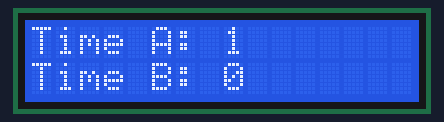
Bench run of a sketch on a simulated Arduino Uno, built with avr-gcc and run on an emulated ATmega328P. Parts: 16×2 character LCD. What the sketch prints to the serial monitor is not drawn.

Above: at 0.1 s.
At 1.3 s:
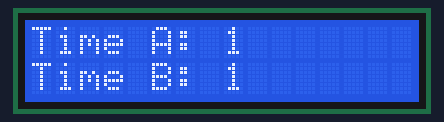
At 2.4 s:
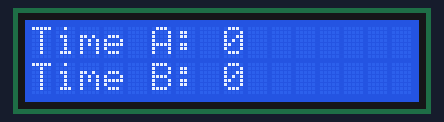

Measured:
- what the display in image 1 shows lasts 1.2 s, from 1.2 s to 2.4 s

The sketch:

testes.ino
```cpp
// Esse arquivo simula os eventos sem precisar apertar botões físicos.

#include <Wire.h>
#include <LiquidCrystal_I2C.h>

LiquidCrystal_I2C lcd(0x27, 16, 2);

int pontosA = 0;
int pontosB = 0;

// Funções do código original reutilizadas
void atualizarDisplay() {
  lcd.clear();
  lcd.setCursor(0, 0);
  lcd.print("Time A: ");
  lcd.print(pontosA);

  lcd.setCursor(0, 1);
  lcd.print("Time B: ");
  lcd.print(pontosB);
}

void enviarPlacarSimulado() {
  Serial.println("---- Enviando para API ----");
  Serial.println("POST https://meu-servidor.com/api/placar");
  Serial.print("Payload: { \"timeA\": ");
  Serial.print(pontosA);
  Serial.print(", \"timeB\": ");
  Serial.print(pontosB);
  Serial.println(" }");
  Serial.println("----------------------------");
}

// Funções de teste
void testarIncrementoTimeA() {
  pontosA++;
  atualizarDisplay();
  enviarPlacarSimulado();
  Serial.println("Teste Incremento Time A OK");
}

void testarIncrementoTimeB() {
  pontosB++;
  atualizarDisplay();
  enviarPlacarSimulado();
  Serial.println("✔️ Teste Incremento Time B OK");
}

void testarReset() {
  pontosA = 0;
  pontosB = 0;
  atualizarDisplay();
  enviarPlacarSimulado();
  Serial.println("Teste Reset OK");
}

void setup() {
  Wire.begin();
  lcd.init();
  lcd.backlight();
  Serial.begin(9600);

  Serial.println("===== INICIANDO TESTES =====");

  testarIncrementoTimeA();
  delay(1000);

  testarIncrementoTimeB();
  delay(1000);

  testarReset();
  delay(1000);

  Serial.println("===== TODOS OS TESTES FINALIZADOS =====");
}

void loop() {
  // Não precisa de nada no loop — apenas roda os testes no setup()
}
```
